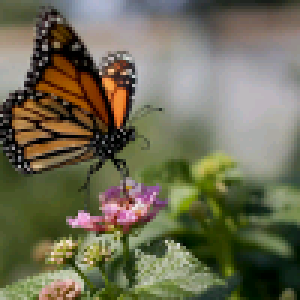
#> input picture .pio/libdeps/esp32-s3-devkitc-1/lvgl/examples/libs/bmp/example_16bit.bmp, 100 x 100 px (shown 3 times larger)
$ python conv.py .pio/libdeps/esp32-s3-devkitc-1/lvgl/examples/libs/bmp/example_16bit.bmp .pio/libdeps/esp32-s3-devkitc-1/lvgl/examples/libs/bmp/example_24bit.bmp
#> lines starting #> are read from the running program, lines starting #| are printed output that depends on the picture
import sys
from PIL import Image

def run(in_path, out_path):
    img = Image.open(in_path)
#> img is the input picture: PIL image 100x100 RGB; mean R, G, B 110.3, 108, 84.2
    w, h = img.size
#> w = 100; h = 100
    aspect = w/h
#> aspect = 1
    if aspect > 320/480:
        new_w = int(480 * aspect)
#> new_w = 480
        img = img.resize((new_w, 480), Image.Resampling.LANCZOS)
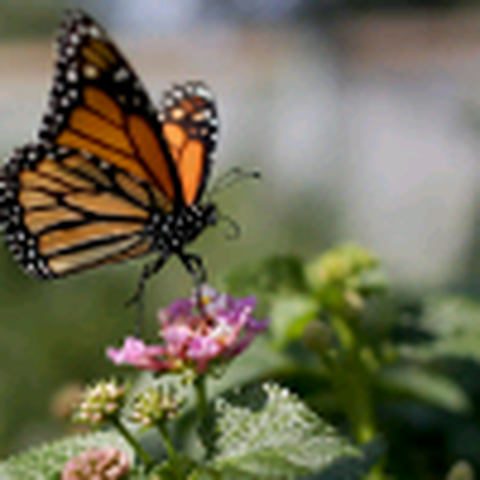
#> img: PIL image 480x480 RGB; mean R, G, B 110.3, 108.1, 84.3
        img = img.crop(((new_w - 320)//2, 0, (new_w - 320)//2 + 320, 480))
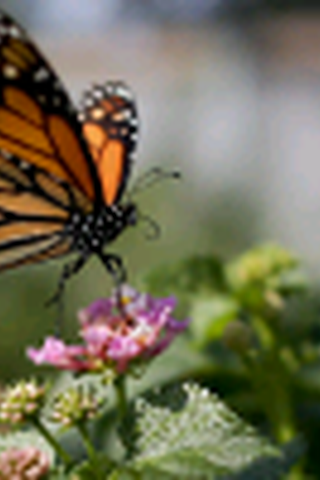
#> img: PIL image 320x480 RGB; mean R, G, B 114.1, 110.8, 85.8
    else:
        new_h = int(320 / aspect)
        img = img.resize((320, new_h), Image.Resampling.LANCZOS)
        img = img.crop((0, (new_h - 480)//2, 320, (new_h - 480)//2 + 480))

    img = img.convert('RGB')
    data = []

    # We apply the 16-bit swap during conversion
    for y in range(480):
        for x in range(320):
            r, g, b = img.getpixel((x, y))
            c = ((r & 0xF8) << 8) | ((g & 0xFC) << 3) | (b >> 3)
            # Write HIGH byte then LOW byte instead of LOW then HIGH
            data.append((c >> 8) & 0xFF)
            data.append(c & 0xFF)
#> after the loop, data = 307200 items

    with open(out_path, 'w') as f:
        f.write('#include <stdint.h>\n\n')
        f.write('const uint8_t data_out_raw[] = {\n')
        for i, b in enumerate(data):
            f.write(f'0x{b:02x},')
            if (i+1) % 16 == 0: f.write('\n')
#> this loop made 307200 passes
#> b on passes 1 to 3: 99, 77, 99
        f.write('};\n')
        f.write(f'const unsigned int data_out_raw_len = {len(data)};\n')

if __name__ == '__main__':
    run(sys.argv[1], sys.argv[2])
